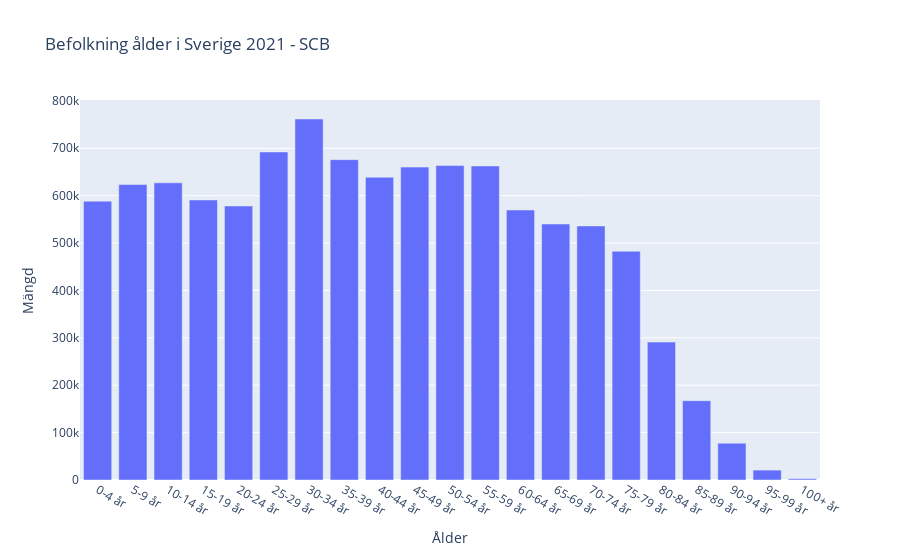

Notebook source saved alongside this figure:
### Code cell
import plotly.express as px
fig = px.bar(df_population_finale, x = "Ålder", y="Mängd", title = "Befolkning ålder i Sverige 2021 - SCB")
fig.show()
fig.write_html("../Labb/Visualiseringar/Befolkning_sverige_2021_ålder.html")

### Figure 1 — Plotly figure (JSON) as saved in the notebook; plotly's stock layout.template omitted (floating-point values rounded to 4 significant figures)
{"data": [{"alignmentgroup": "True", "hovertemplate": "Ålder=%{x}<br>Mängd=%{y}<extra></extra>", "legendgroup": "", "marker": {"color": "#636efa", "pattern": {"shape": ""}}, "name": "", "offsetgroup": "", "orientation": "v", "showlegend": false, "textposition": "auto", "type": "bar", "x": ["0-4 år", "5-9 år", "10-14 år", "15-19 år", "20-24 år", "25-29 år", "30-34 år", "35-39 år", "40-44 år", "45-49 år", "50-54 år", "55-59 år", "60-64 år", "65-69 år", "70-74 år", "75-79 år", "80-84 år", "85-89 år", "90-94 år", "95-99 år", "100+ år"], "xaxis": "x", "y": [588434, 623602, 627067, 590971, 578215, 692315, 761808, 675978, 638884, 660343, 663496, 662638, 569809, 540220, 536116, 482796, 291011, 167321, 77748, 20892, 2662], "yaxis": "y"}], "layout": {"barmode": "relative", "legend": {"tracegroupgap": 0}, "title": {"text": "Befolkning ålder i Sverige 2021 - SCB"}, "xaxis": {"anchor": "y", "domain": [0, 1], "title": {"text": "Ålder"}}, "yaxis": {"anchor": "x", "domain": [0, 1], "title": {"text": "Mängd"}}}}
